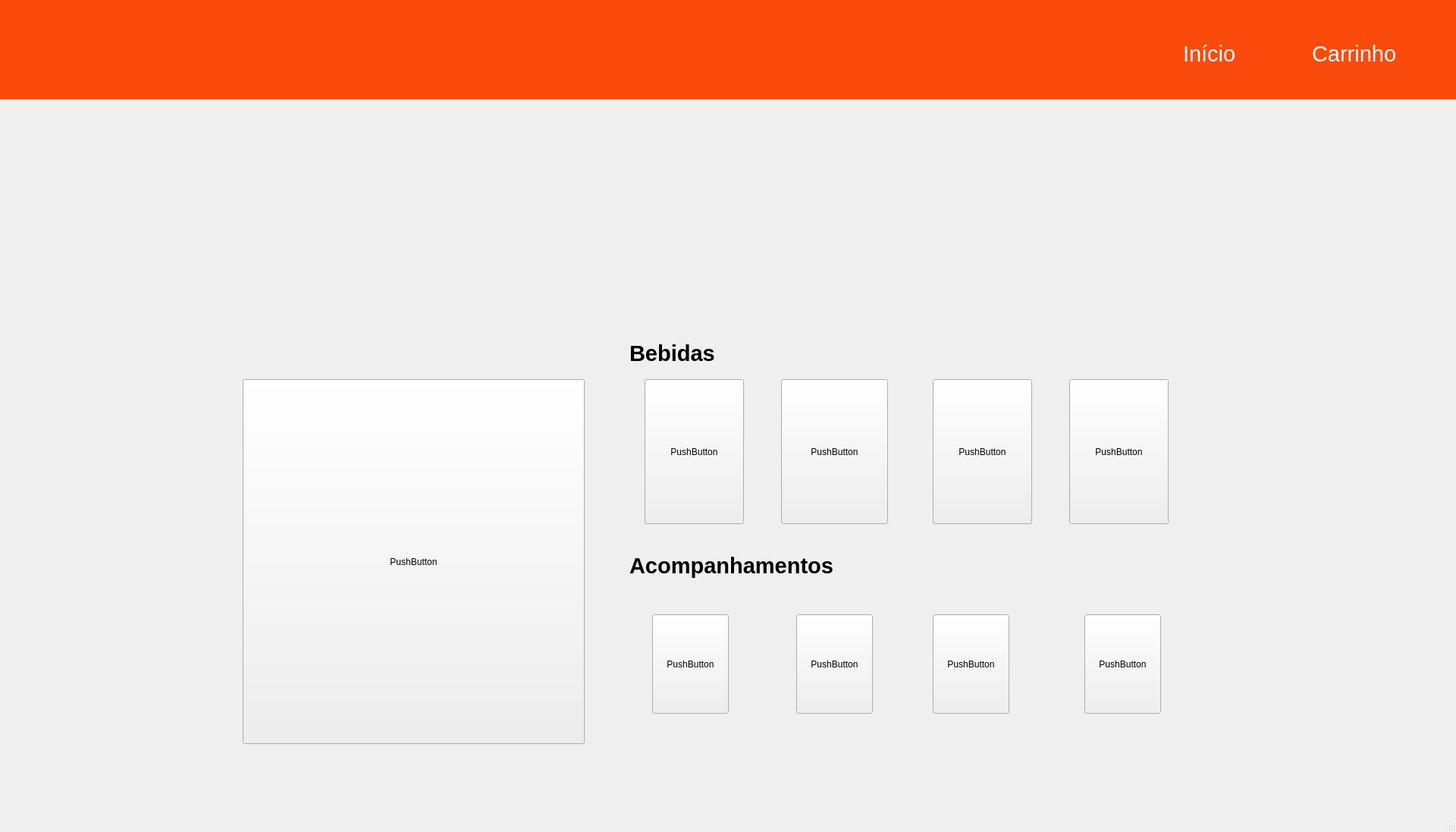
<?xml version="1.0" encoding="UTF-8"?>
<ui version="4.0">
 <class>MainWindow</class>
 <widget class="QMainWindow" name="MainWindow">
  <property name="geometry">
   <rect>
    <x>0</x>
    <y>0</y>
    <width>1920</width>
    <height>1097</height>
   </rect>
  </property>
  <property name="cursor">
   <cursorShape>ArrowCursor</cursorShape>
  </property>
  <property name="mouseTracking">
   <bool>false</bool>
  </property>
  <property name="windowTitle">
   <string>MainWindow</string>
  </property>
  <widget class="QWidget" name="centralwidget">
   <widget class="QLabel" name="label">
    <property name="geometry">
     <rect>
      <x>130</x>
      <y>40</y>
      <width>271</width>
      <height>51</height>
     </rect>
    </property>
    <property name="text">
     <string/>
    </property>
    <property name="pixmap">
     <pixmap>../../../Downloads/PURO SABOR (2).png</pixmap>
    </property>
   </widget>
   <widget class="QLabel" name="label_2">
    <property name="geometry">
     <rect>
      <x>0</x>
      <y>-30</y>
      <width>1921</width>
      <height>161</height>
     </rect>
    </property>
    <property name="styleSheet">
     <string notr="true">background-color: #FA4A0C
</string>
    </property>
    <property name="text">
     <string/>
    </property>
   </widget>
   <widget class="QLabel" name="label_3">
    <property name="geometry">
     <rect>
      <x>1560</x>
      <y>30</y>
      <width>101</width>
      <height>81</height>
     </rect>
    </property>
    <property name="font">
     <font>
      <pointsize>22</pointsize>
     </font>
    </property>
    <property name="cursor">
     <cursorShape>PointingHandCursor</cursorShape>
    </property>
    <property name="styleSheet">
     <string notr="true">color: white</string>
    </property>
    <property name="text">
     <string>Início</string>
    </property>
   </widget>
   <widget class="QLabel" name="label_4">
    <property name="geometry">
     <rect>
      <x>1730</x>
      <y>30</y>
      <width>141</width>
      <height>81</height>
     </rect>
    </property>
    <property name="font">
     <font>
      <pointsize>22</pointsize>
     </font>
    </property>
    <property name="cursor">
     <cursorShape>PointingHandCursor</cursorShape>
    </property>
    <property name="styleSheet">
     <string notr="true">color: white</string>
    </property>
    <property name="text">
     <string>Carrinho</string>
    </property>
   </widget>
   <widget class="QLabel" name="label_5">
    <property name="geometry">
     <rect>
      <x>310</x>
      <y>140</y>
      <width>1311</width>
      <height>321</height>
     </rect>
    </property>
    <property name="cursor">
     <cursorShape>ArrowCursor</cursorShape>
    </property>
    <property name="text">
     <string/>
    </property>
    <property name="pixmap">
     <pixmap>imagens/pratododia.png</pixmap>
    </property>
   </widget>
   <widget class="QLabel" name="label_6">
    <property name="geometry">
     <rect>
      <x>300</x>
      <y>480</y>
      <width>511</width>
      <height>521</height>
     </rect>
    </property>
    <property name="cursor">
     <cursorShape>ArrowCursor</cursorShape>
    </property>
    <property name="text">
     <string/>
    </property>
    <property name="pixmap">
     <pixmap>imagens/Design sem nome 2.png</pixmap>
    </property>
    <property name="scaledContents">
     <bool>false</bool>
    </property>
   </widget>
   <widget class="QLabel" name="label_7">
    <property name="geometry">
     <rect>
      <x>830</x>
      <y>440</y>
      <width>131</width>
      <height>51</height>
     </rect>
    </property>
    <property name="font">
     <font>
      <pointsize>22</pointsize>
      <weight>75</weight>
      <bold>true</bold>
     </font>
    </property>
    <property name="styleSheet">
     <string notr="true"/>
    </property>
    <property name="text">
     <string>Bebidas</string>
    </property>
   </widget>
   <widget class="QPushButton" name="pushButton">
    <property name="geometry">
     <rect>
      <x>850</x>
      <y>500</y>
      <width>131</width>
      <height>191</height>
     </rect>
    </property>
    <property name="cursor">
     <cursorShape>PointingHandCursor</cursorShape>
    </property>
    <property name="text">
     <string>PushButton</string>
    </property>
   </widget>
   <widget class="QPushButton" name="pushButton_2">
    <property name="geometry">
     <rect>
      <x>1030</x>
      <y>500</y>
      <width>141</width>
      <height>191</height>
     </rect>
    </property>
    <property name="cursor">
     <cursorShape>PointingHandCursor</cursorShape>
    </property>
    <property name="text">
     <string>PushButton</string>
    </property>
   </widget>
   <widget class="QPushButton" name="pushButton_3">
    <property name="geometry">
     <rect>
      <x>1230</x>
      <y>500</y>
      <width>131</width>
      <height>191</height>
     </rect>
    </property>
    <property name="cursor">
     <cursorShape>PointingHandCursor</cursorShape>
    </property>
    <property name="text">
     <string>PushButton</string>
    </property>
   </widget>
   <widget class="QPushButton" name="pushButton_4">
    <property name="geometry">
     <rect>
      <x>1410</x>
      <y>500</y>
      <width>131</width>
      <height>191</height>
     </rect>
    </property>
    <property name="cursor">
     <cursorShape>PointingHandCursor</cursorShape>
    </property>
    <property name="text">
     <string>PushButton</string>
    </property>
   </widget>
   <widget class="QLabel" name="label_10">
    <property name="geometry">
     <rect>
      <x>830</x>
      <y>720</y>
      <width>291</width>
      <height>51</height>
     </rect>
    </property>
    <property name="font">
     <font>
      <pointsize>22</pointsize>
      <weight>75</weight>
      <bold>true</bold>
     </font>
    </property>
    <property name="styleSheet">
     <string notr="true"/>
    </property>
    <property name="text">
     <string>Acompanhamentos</string>
    </property>
   </widget>
   <widget class="QPushButton" name="pushButton_5">
    <property name="geometry">
     <rect>
      <x>860</x>
      <y>810</y>
      <width>101</width>
      <height>131</height>
     </rect>
    </property>
    <property name="cursor">
     <cursorShape>PointingHandCursor</cursorShape>
    </property>
    <property name="text">
     <string>PushButton</string>
    </property>
   </widget>
   <widget class="QPushButton" name="pushButton_6">
    <property name="geometry">
     <rect>
      <x>1050</x>
      <y>810</y>
      <width>101</width>
      <height>131</height>
     </rect>
    </property>
    <property name="cursor">
     <cursorShape>PointingHandCursor</cursorShape>
    </property>
    <property name="text">
     <string>PushButton</string>
    </property>
   </widget>
   <widget class="QPushButton" name="pushButton_7">
    <property name="geometry">
     <rect>
      <x>1230</x>
      <y>810</y>
      <width>101</width>
      <height>131</height>
     </rect>
    </property>
    <property name="cursor">
     <cursorShape>PointingHandCursor</cursorShape>
    </property>
    <property name="text">
     <string>PushButton</string>
    </property>
   </widget>
   <widget class="QPushButton" name="pushButton_8">
    <property name="geometry">
     <rect>
      <x>1430</x>
      <y>810</y>
      <width>101</width>
      <height>131</height>
     </rect>
    </property>
    <property name="cursor">
     <cursorShape>PointingHandCursor</cursorShape>
    </property>
    <property name="text">
     <string>PushButton</string>
    </property>
   </widget>
   <widget class="QLabel" name="label_8">
    <property name="geometry">
     <rect>
      <x>830</x>
      <y>470</y>
      <width>761</width>
      <height>251</height>
     </rect>
    </property>
    <property name="cursor">
     <cursorShape>PointingHandCursor</cursorShape>
    </property>
    <property name="mouseTracking">
     <bool>false</bool>
    </property>
    <property name="text">
     <string/>
    </property>
    <property name="pixmap">
     <pixmap>imagens/bebidasGroup (1).png</pixmap>
    </property>
   </widget>
   <widget class="QLabel" name="label_9">
    <property name="geometry">
     <rect>
      <x>830</x>
      <y>780</y>
      <width>771</width>
      <height>221</height>
     </rect>
    </property>
    <property name="cursor">
     <cursorShape>PointingHandCursor</cursorShape>
    </property>
    <property name="text">
     <string/>
    </property>
    <property name="pixmap">
     <pixmap>imagens/TESTE (1).png</pixmap>
    </property>
   </widget>
   <widget class="QPushButton" name="pushButton_9">
    <property name="geometry">
     <rect>
      <x>320</x>
      <y>500</y>
      <width>451</width>
      <height>481</height>
     </rect>
    </property>
    <property name="cursor">
     <cursorShape>PointingHandCursor</cursorShape>
    </property>
    <property name="text">
     <string>PushButton</string>
    </property>
   </widget>
   <zorder>pushButton_8</zorder>
   <zorder>pushButton_7</zorder>
   <zorder>pushButton_6</zorder>
   <zorder>pushButton_5</zorder>
   <zorder>pushButton_2</zorder>
   <zorder>pushButton_3</zorder>
   <zorder>pushButton_4</zorder>
   <zorder>pushButton</zorder>
   <zorder>label_2</zorder>
   <zorder>label</zorder>
   <zorder>label_3</zorder>
   <zorder>label_4</zorder>
   <zorder>label_5</zorder>
   <zorder>label_7</zorder>
   <zorder>label_10</zorder>
   <zorder>label_8</zorder>
   <zorder>label_9</zorder>
   <zorder>pushButton_9</zorder>
   <zorder>label_6</zorder>
  </widget>
  <widget class="QMenuBar" name="menubar">
   <property name="geometry">
    <rect>
     <x>0</x>
     <y>0</y>
     <width>1920</width>
     <height>21</height>
    </rect>
   </property>
  </widget>
  <widget class="QStatusBar" name="statusbar"/>
 </widget>
 <resources/>
 <connections/>
</ui>
